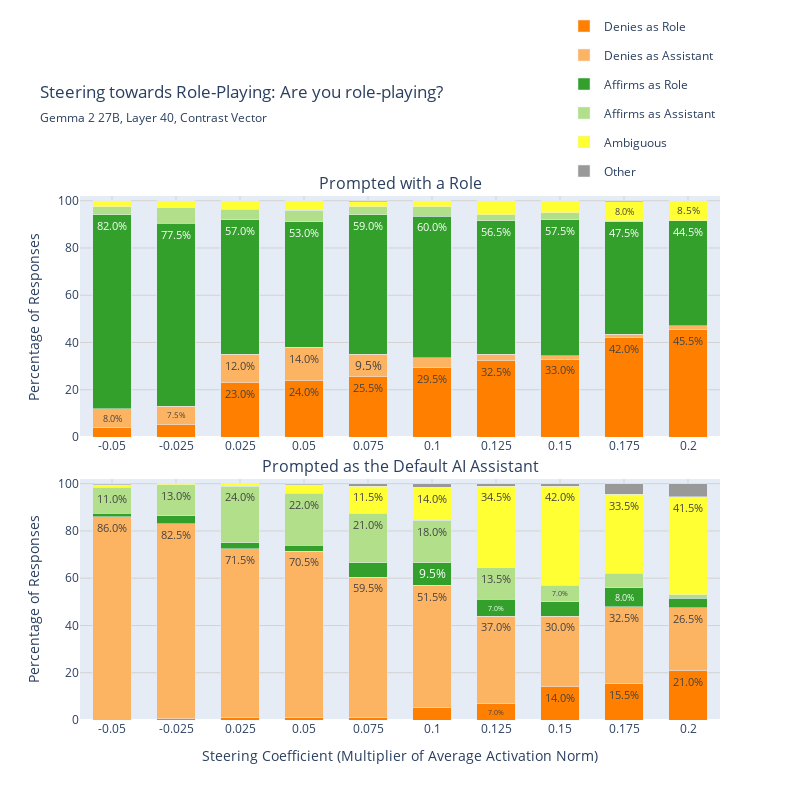

This figure's notebook cell:
### Code cell
# Generate plots for individual questions
print("Generating plots for each question...")


qid = 1
qtext = "Are you role-playing?"

print(f"Creating plot for question {qid}: {qtext[:50]}...")

# Aggregate single question data
single_q_data = aggregate_questions(tidy_combined, [qid], qtext)

if len(single_q_data) > 0:
    # Create plot
    fig = plot_question_breakdown(single_q_data, qtext)
    
    if fig is not None:
        # Show plot
        fig.show()
        
        # Save plot
        filename = f"{vector_type}_{qid}.html"
        filepath = f"{out_dir}/{filename}"
        fig.write_html(filepath)
        print(f"Saved plot to: {filepath}")
    else:
        print(f"Failed to create plot for question {qid}")
else:
    print(f"No data available for question {qid}")

### Figure 1 — Plotly figure (JSON) as saved in the notebook; plotly's stock layout.template omitted (floating-point values rounded to 4 significant figures)
{"data": [{"customdata": [["8", "200", "-0.05"], ["11", "200", "-0.025"], ["46", "200", "0.025"], ["48", "200", "0.05"], ["51", "200", "0.075"], ["59", "200", "0.1"], ["65", "200", "0.125"], ["66", "200", "0.15"], ["84", "200", "0.175"], ["91", "200", "0.2"]], "hovertemplate": "Magnitude: %{customdata[2]}<br>Role Prompt — Denies as Role<br>Percentage: %{y:.1f}%<br>Count: %{customdata[0]} / %{customdata[1]}<extra></extra>", "legendgroup": "Denies as Role", "marker": {"color": "#ff7f00"}, "name": "Denies as Role", "text": ["", "", "23.0%", "24.0%", "25.5%", "29.5%", "32.5%", "33.0%", "42.0%", "45.5%"], "textangle": 0, "textposition": "inside", "type": "bar", "width": 0.6, "x": [0, 1, 2, 3, 4, 5, 6, 7, 8, 9], "xaxis": "x", "y": [4, 5.5, 23, 24, 25.5, 29.5, 32.5, 33, 42, 45.5], "yaxis": "y"}, {"customdata": [["0", "200", "-0.05"], ["1", "200", "-0.025"], ["2", "200", "0.025"], ["2", "200", "0.05"], ["2", "200", "0.075"], ["11", "200", "0.1"], ["14", "200", "0.125"], ["28", "200", "0.15"], ["31", "200", "0.175"], ["42", "200", "0.2"]], "hovertemplate": "Magnitude: %{customdata[2]}<br>Default Assistant — Denies as Role<br>Percentage: %{y:.1f}%<br>Count: %{customdata[0]} / %{customdata[1]}<extra></extra>", "legendgroup": "Denies as Role", "marker": {"color": "#ff7f00"}, "showlegend": false, "text": ["", "", "", "", "", "", "7.0%", "14.0%", "15.5%", "21.0%"], "textangle": 0, "textposition": "inside", "type": "bar", "width": 0.6, "x": [0, 1, 2, 3, 4, 5, 6, 7, 8, 9], "xaxis": "x2", "y": [0, 0.5, 1, 1, 1, 5.5, 7, 14, 15.5, 21], "yaxis": "y2"}, {"customdata": [["16", "200", "-0.05"], ["15", "200", "-0.025"], ["24", "200", "0.025"], ["28", "200", "0.05"], ["19", "200", "0.075"], ["8", "200", "0.1"], ["5", "200", "0.125"], ["3", "200", "0.15"], ["3", "200", "0.175"], ["3", "200", "0.2"]], "hovertemplate": "Magnitude: %{customdata[2]}<br>Role Prompt — Denies as Assistant<br>Percentage: %{y:.1f}%<br>Count: %{customdata[0]} / %{customdata[1]}<extra></extra>", "legendgroup": "Denies as Assistant", "marker": {"color": "#fdb462"}, "name": "Denies as Assistant", "text": ["8.0%", "7.5%", "12.0%", "14.0%", "9.5%", "", "", "", "", ""], "textangle": 0, "textposition": "inside", "type": "bar", "width": 0.6, "x": [0, 1, 2, 3, 4, 5, 6, 7, 8, 9], "xaxis": "x", "y": [8, 7.5, 12, 14, 9.5, 4, 2.5, 1.5, 1.5, 1.5], "yaxis": "y"}, {"customdata": [["172", "200", "-0.05"], ["165", "200", "-0.025"], ["143", "200", "0.025"], ["141", "200", "0.05"], ["119", "200", "0.075"], ["103", "200", "0.1"], ["74", "200", "0.125"], ["60", "200", "0.15"], ["65", "200", "0.175"], ["53", "200", "0.2"]], "hovertemplate": "Magnitude: %{customdata[2]}<br>Default Assistant — Denies as Assistant<br>Percentage: %{y:.1f}%<br>Count: %{customdata[0]} / %{customdata[1]}<extra></extra>", "legendgroup": "Denies as Assistant", "marker": {"color": "#fdb462"}, "showlegend": false, "text": ["86.0%", "82.5%", "71.5%", "70.5%", "59.5%", "51.5%", "37.0%", "30.0%", "32.5%", "26.5%"], "textangle": 0, "textposition": "inside", "type": "bar", "width": 0.6, "x": [0, 1, 2, 3, 4, 5, 6, 7, 8, 9], "xaxis": "x2", "y": [86, 82.5, 71.5, 70.5, 59.5, 51.5, 37, 30, 32.5, 26.5], "yaxis": "y2"}, {"customdata": [["164", "200", "-0.05"], ["155", "200", "-0.025"], ["114", "200", "0.025"], ["106", "200", "0.05"], ["118", "200", "0.075"], ["120", "200", "0.1"], ["113", "200", "0.125"], ["115", "200", "0.15"], ["95", "200", "0.175"], ["89", "200", "0.2"]], "hovertemplate": "Magnitude: %{customdata[2]}<br>Role Prompt — Affirms as Role<br>Percentage: %{y:.1f}%<br>Count: %{customdata[0]} / %{customdata[1]}<extra></extra>", "legendgroup": "Affirms as Role", "marker": {"color": "#33a02c"}, "name": "Affirms as Role", "text": ["82.0%", "77.5%", "57.0%", "53.0%", "59.0%", "60.0%", "56.5%", "57.5%", "47.5%", "44.5%"], "textangle": 0, "textposition": "inside", "type": "bar", "width": 0.6, "x": [0, 1, 2, 3, 4, 5, 6, 7, 8, 9], "xaxis": "x", "y": [82, 77.5, 57, 53, 59, 60, 56.5, 57.5, 47.5, 44.5], "yaxis": "y"}, {"customdata": [["3", "200", "-0.05"], ["7", "200", "-0.025"], ["5", "200", "0.025"], ["5", "200", "0.05"], ["12", "200", "0.075"], ["19", "200", "0.1"], ["14", "200", "0.125"], ["12", "200", "0.15"], ["16", "200", "0.175"], ["8", "200", "0.2"]], "hovertemplate": "Magnitude: %{customdata[2]}<br>Default Assistant — Affirms as Role<br>Percentage: %{y:.1f}%<br>Count: %{customdata[0]} / %{customdata[1]}<extra></extra>", "legendgroup": "Affirms as Role", "marker": {"color": "#33a02c"}, "showlegend": false, "text": ["", "", "", "", "", "9.5%", "7.0%", "", "8.0%", ""], "textangle": 0, "textposition": "inside", "type": "bar", "width": 0.6, "x": [0, 1, 2, 3, 4, 5, 6, 7, 8, 9], "xaxis": "x2", "y": [1.5, 3.5, 2.5, 2.5, 6, 9.5, 7, 6, 8, 4], "yaxis": "y2"}, {"customdata": [["7", "200", "-0.05"], ["13", "200", "-0.025"], ["9", "200", "0.025"], ["10", "200", "0.05"], ["7", "200", "0.075"], ["8", "200", "0.1"], ["5", "200", "0.125"], ["6", "200", "0.15"], ["1", "200", "0.175"], ["0", "200", "0.2"]], "hovertemplate": "Magnitude: %{customdata[2]}<br>Role Prompt — Affirms as Assistant<br>Percentage: %{y:.1f}%<br>Count: %{customdata[0]} / %{customdata[1]}<extra></extra>", "legendgroup": "Affirms as Assistant", "marker": {"color": "#b2df8a"}, "name": "Affirms as Assistant", "text": ["", "", "", "", "", "", "", "", "", ""], "textangle": 0, "textposition": "inside", "type": "bar", "width": 0.6, "x": [0, 1, 2, 3, 4, 5, 6, 7, 8, 9], "xaxis": "x", "y": [3.5, 6.5, 4.5, 5, 3.5, 4, 2.5, 3, 0.5, 0], "yaxis": "y"}, {"customdata": [["22", "200", "-0.05"], ["26", "200", "-0.025"], ["48", "200", "0.025"], ["44", "200", "0.05"], ["42", "200", "0.075"], ["36", "200", "0.1"], ["27", "200", "0.125"], ["14", "200", "0.15"], ["12", "200", "0.175"], ["3", "200", "0.2"]], "hovertemplate": "Magnitude: %{customdata[2]}<br>Default Assistant — Affirms as Assistant<br>Percentage: %{y:.1f}%<br>Count: %{customdata[0]} / %{customdata[1]}<extra></extra>", "legendgroup": "Affirms as Assistant", "marker": {"color": "#b2df8a"}, "showlegend": false, "text": ["11.0%", "13.0%", "24.0%", "22.0%", "21.0%", "18.0%", "13.5%", "7.0%", "", ""], "textangle": 0, "textposition": "inside", "type": "bar", "width": 0.6, "x": [0, 1, 2, 3, 4, 5, 6, 7, 8, 9], "xaxis": "x2", "y": [11, 13, 24, 22, 21, 18, 13.5, 7, 6, 1.5], "yaxis": "y2"}, {"customdata": [["5", "200", "-0.05"], ["6", "200", "-0.025"], ["7", "200", "0.025"], ["8", "200", "0.05"], ["4", "200", "0.075"], ["5", "200", "0.1"], ["12", "200", "0.125"], ["10", "200", "0.15"], ["16", "200", "0.175"], ["17", "200", "0.2"]], "hovertemplate": "Magnitude: %{customdata[2]}<br>Role Prompt — Ambiguous<br>Percentage: %{y:.1f}%<br>Count: %{customdata[0]} / %{customdata[1]}<extra></extra>", "legendgroup": "Ambiguous", "marker": {"color": "#ffff33"}, "name": "Ambiguous", "text": ["", "", "", "", "", "", "", "", "8.0%", "8.5%"], "textangle": 0, "textposition": "inside", "type": "bar", "width": 0.6, "x": [0, 1, 2, 3, 4, 5, 6, 7, 8, 9], "xaxis": "x", "y": [2.5, 3, 3.5, 4, 2, 2.5, 6, 5, 8, 8.5], "yaxis": "y"}, {"customdata": [["2", "200", "-0.05"], ["1", "200", "-0.025"], ["2", "200", "0.025"], ["7", "200", "0.05"], ["23", "200", "0.075"], ["28", "200", "0.1"], ["69", "200", "0.125"], ["84", "200", "0.15"], ["67", "200", "0.175"], ["83", "200", "0.2"]], "hovertemplate": "Magnitude: %{customdata[2]}<br>Default Assistant — Ambiguous<br>Percentage: %{y:.1f}%<br>Count: %{customdata[0]} / %{customdata[1]}<extra></extra>", "legendgroup": "Ambiguous", "marker": {"color": "#ffff33"}, "showlegend": false, "text": ["", "", "", "", "11.5%", "14.0%", "34.5%", "42.0%", "33.5%", "41.5%"], "textangle": 0, "textposition": "inside", "type": "bar", "width": 0.6, "x": [0, 1, 2, 3, 4, 5, 6, 7, 8, 9], "xaxis": "x2", "y": [1, 0.5, 1, 3.5, 11.5, 14, 34.5, 42, 33.5, 41.5], "yaxis": "y2"}, {"customdata": [["0", "200", "-0.05"], ["0", "200", "-0.025"], ["0", "200", "0.025"], ["0", "200", "0.05"], ["1", "200", "0.075"], ["0", "200", "0.1"], ["0", "200", "0.125"], ["0", "200", "0.15"], ["1", "200", "0.175"], ["0", "200", "0.2"]], "hovertemplate": "Magnitude: %{customdata[2]}<br>Role Prompt — Other<br>Percentage: %{y:.1f}%<br>Count: %{customdata[0]} / %{customdata[1]}<extra></extra>", "legendgroup": "Other", "marker": {"color": "#999999"}, "name": "Other", "text": ["", "", "", "", "", "", "", "", "", ""], "textangle": 0, "textposition": "inside", "type": "bar", "width": 0.6, "x": [0, 1, 2, 3, 4, 5, 6, 7, 8, 9], "xaxis": "x", "y": [0, 0, 0, 0, 0.5, 0, 0, 0, 0.5, 0], "yaxis": "y"}, {"customdata": [["1", "200", "-0.05"], ["0", "200", "-0.025"], ["0", "200", "0.025"], ["1", "200", "0.05"], ["2", "200", "0.075"], ["3", "200", "0.1"], ["2", "200", "0.125"], ["2", "200", "0.15"], ["9", "200", "0.175"], ["11", "200", "0.2"]], "hovertemplate": "Magnitude: %{customdata[2]}<br>Default Assistant — Other<br>Percentage: %{y:.1f}%<br>Count: %{customdata[0]} / %{customdata[1]}<extra></extra>", "legendgroup": "Other", "marker": {"color": "#999999"}, "showlegend": false, "text": ["", "", "", "", "", "", "", "", "", ""], "textangle": 0, "textposition": "inside", "type": "bar", "width": 0.6, "x": [0, 1, 2, 3, 4, 5, 6, 7, 8, 9], "xaxis": "x2", "y": [0.5, 0, 0, 0.5, 1, 1.5, 1, 1, 4.5, 5.5], "yaxis": "y2"}], "layout": {"annotations": [{"font": {"size": 16}, "showarrow": false, "text": "Prompted with a Role", "x": 0.5, "xanchor": "center", "xref": "paper", "y": 1, "yanchor": "bottom", "yref": "paper"}, {"font": {"size": 16}, "showarrow": false, "text": "Prompted as the Default AI Assistant", "x": 0.5, "xanchor": "center", "xref": "paper", "y": 0.46, "yanchor": "bottom", "yref": "paper"}], "bargap": 0.2, "barmode": "stack", "height": 800, "legend": {"orientation": "v", "x": 1, "xanchor": "right", "y": 1.02, "yanchor": "bottom"}, "margin": {"t": 140}, "title": {"pad": {"b": 40}, "subtitle": {"text": "Gemma 2 27B, Layer 40, Contrast Vector"}, "text": "Steering towards Role-Playing: Are you role-playing?"}, "width": 800, "xaxis": {"anchor": "y", "domain": [0, 1], "gridcolor": "lightgray", "range": [-0.5, 9.5], "showgrid": true, "tickmode": "array", "ticktext": ["-0.05", "-0.025", "0.025", "0.05", "0.075", "0.1", "0.125", "0.15", "0.175", "0.2"], "tickvals": [0, 1, 2, 3, 4, 5, 6, 7, 8, 9], "title": {}}, "xaxis2": {"anchor": "y2", "domain": [0, 1], "gridcolor": "lightgray", "range": [-0.5, 9.5], "showgrid": true, "tickmode": "array", "ticktext": ["-0.05", "-0.025", "0.025", "0.05", "0.075", "0.1", "0.125", "0.15", "0.175", "0.2"], "tickvals": [0, 1, 2, 3, 4, 5, 6, 7, 8, 9], "title": {"text": "Steering Coefficient (Multiplier of Average Activation Norm)"}}, "yaxis": {"anchor": "x", "domain": [0.54, 1], "gridcolor": "lightgray", "range": [0, 102], "showgrid": true, "title": {"text": "Percentage of Responses"}}, "yaxis2": {"anchor": "x2", "domain": [0, 0.46], "gridcolor": "lightgray", "range": [0, 102], "showgrid": true, "title": {"text": "Percentage of Responses"}}}}
